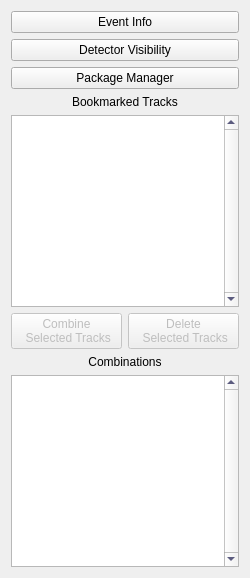
     <widget class="QWidget" name="MainTab" native="true">
      <property name="enabled">
       <bool>true</bool>
      </property>
      <property name="minimumSize">
       <size>
        <width>0</width>
        <height>480</height>
       </size>
      </property>
      <property name="maximumSize">
       <size>
        <width>250</width>
        <height>16777215</height>
       </size>
      </property>
      <property name="font">
       <font>
        <strikeout>false</strikeout>
       </font>
      </property>
      <property name="styleSheet">
       <string notr="true"/>
      </property>
      <layout class="QVBoxLayout" name="verticalLayout_7">
       <item>
        <widget class="QPushButton" name="button_eventInfo">
         <property name="text">
          <string>Event Info</string>
         </property>
        </widget>
       </item>
       <item>
        <widget class="QPushButton" name="button_detectorVisibility">
         <property name="text">
          <string>Detector Visibility</string>
         </property>
        </widget>
       </item>
       <item>
        <widget class="QPushButton" name="button_packageList">
         <property name="text">
          <string>Package Manager</string>
         </property>
        </widget>
       </item>
       <item>
        <widget class="QLabel" name="label_4">
         <property name="text">
          <string>Bookmarked Tracks</string>
         </property>
         <property name="alignment">
          <set>Qt::AlignCenter</set>
         </property>
        </widget>
       </item>
       <item>
        <widget class="QTableView" name="selectedTracksTable">
         <property name="sizePolicy">
          <sizepolicy hsizetype="Expanding" vsizetype="Expanding">
           <horstretch>0</horstretch>
           <verstretch>0</verstretch>
          </sizepolicy>
         </property>
         <property name="minimumSize">
          <size>
           <width>225</width>
           <height>140</height>
          </size>
         </property>
         <property name="maximumSize">
          <size>
           <width>16777215</width>
           <height>16777215</height>
          </size>
         </property>
         <property name="styleSheet">
          <string notr="true">color: rgb(0, 0, 55);</string>
         </property>
         <property name="frameShape">
          <enum>QFrame::StyledPanel</enum>
         </property>
         <property name="frameShadow">
          <enum>QFrame::Sunken</enum>
         </property>
         <property name="verticalScrollBarPolicy">
          <enum>Qt::ScrollBarAlwaysOn</enum>
         </property>
         <property name="horizontalScrollBarPolicy">
          <enum>Qt::ScrollBarAlwaysOff</enum>
         </property>
         <property name="selectionBehavior">
          <enum>QAbstractItemView::SelectRows</enum>
         </property>
         <property name="textElideMode">
          <enum>Qt::ElideMiddle</enum>
         </property>
         <property name="showGrid">
          <bool>true</bool>
         </property>
         <property name="gridStyle">
          <enum>Qt::SolidLine</enum>
         </property>
         <property name="sortingEnabled">
          <bool>true</bool>
         </property>
         <property name="rowCount" stdset="0">
          <number>0</number>
         </property>
         <property name="columnCount" stdset="0">
          <number>3</number>
         </property>
        </widget>
       </item>
       <item>
        <layout class="QHBoxLayout" name="horizontalLayout_4">
         <item>
          <widget class="QPushButton" name="combineTracks">
           <property name="enabled">
            <bool>false</bool>
           </property>
           <property name="text">
            <string>Combine 
 Selected Tracks</string>
           </property>
          </widget>
         </item>
         <item>
          <widget class="QPushButton" name="deleteTracks">
           <property name="enabled">
            <bool>false</bool>
           </property>
           <property name="text">
            <string>Delete  
 Selected Tracks</string>
           </property>
          </widget>
         </item>
        </layout>
       </item>
       <item>
        <widget class="QLabel" name="label_5">
         <property name="text">
          <string>Combinations</string>
         </property>
         <property name="alignment">
          <set>Qt::AlignCenter</set>
         </property>
        </widget>
       </item>
       <item>
        <widget class="QTableViewWithContextMenu" name="combinedTracksTable">
         <property name="sizePolicy">
          <sizepolicy hsizetype="Expanding" vsizetype="Expanding">
           <horstretch>0</horstretch>
           <verstretch>0</verstretch>
          </sizepolicy>
         </property>
         <property name="minimumSize">
          <size>
           <width>225</width>
           <height>140</height>
          </size>
         </property>
         <property name="maximumSize">
          <size>
           <width>16777215</width>
           <height>16777215</height>
          </size>
         </property>
         <property name="autoFillBackground">
          <bool>false</bool>
         </property>
         <property name="styleSheet">
          <string notr="true">color: rgb(0, 0, 55);</string>
         </property>
         <property name="frameShape">
          <enum>QFrame::StyledPanel</enum>
         </property>
         <property name="frameShadow">
          <enum>QFrame::Sunken</enum>
         </property>
         <property name="verticalScrollBarPolicy">
          <enum>Qt::ScrollBarAlwaysOn</enum>
         </property>
         <property name="horizontalScrollBarPolicy">
          <enum>Qt::ScrollBarAlwaysOff</enum>
         </property>
         <property name="selectionBehavior">
          <enum>QAbstractItemView::SelectRows</enum>
         </property>
         <property name="textElideMode">
          <enum>Qt::ElideMiddle</enum>
         </property>
         <property name="showGrid">
          <bool>true</bool>
         </property>
         <property name="gridStyle">
          <enum>Qt::SolidLine</enum>
         </property>
         <property name="sortingEnabled">
          <bool>true</bool>
         </property>
         <property name="rowCount" stdset="0">
          <number>0</number>
         </property>
         <property name="columnCount" stdset="0">
          <number>3</number>
         </property>
        </widget>
       </item>
      </layout>
     </widget>
